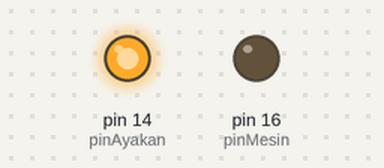
Bench run of a sketch on a simulated Arduino Uno, built with avr-gcc and run on an emulated ATmega328P. On the bench: output pins drawn as LEDs (lit = HIGH). What the sketch prints to the serial monitor is not drawn.

Above: at 2.1 s.
At 10.2 s:
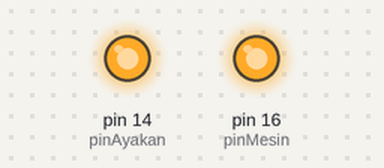
Timing chart, 0 to 11.7 s (numbered marks = the images above):
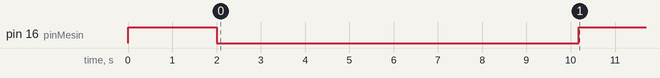

The sketch:

test_relay_dengan_timer.ino
```cpp
// Pin definition
const int pinAyakan = 14; /* pin D5 */
const int pinMesin = 16; /* pin D0 */

int limaMenit = 300000;
unsigned long lastTime = 0;

bool produksiBerjalan = false;

void setup() {
  Serial.begin(9600);
  pinMode(pinAyakan, OUTPUT);
  pinMode(pinMesin, OUTPUT);

  digitalWrite(pinAyakan, HIGH);
  digitalWrite(pinMesin, HIGH);

  Serial.print("Mesin akan menyala dalam 2 detik");
  delay(2000);

  produksiBerjalan = true;
  digitalWrite(pinMesin, LOW);
  Serial.print("Mesin telah menyala, menyala selama 5 menit");
}

void loop() {
  if((millis() - lastTime) >= limaMenit && produksiBerjalan) {
    digitalWrite(pinAyakan, LOW);
    Serial.print("5 menit terlewati, Menyalakan ayakan");
  }

  if(millis() - lastTime >= (limaMenit * 2) && produksiBerjalan) {
    digitalWrite(pinAyakan, HIGH);
    digitalWrite(pinMesin, HIGH);
    Serial.print("10 menit terlewati, Menonaktifkan mesin dan ayakan");

    lastTime = millis();
    produksiBerjalan = false;
  }
}
```

Measured:
- by itself, pin 16 (pinMesin): HIGH → LOW at 2.0 s, → HIGH 8.2 s later
